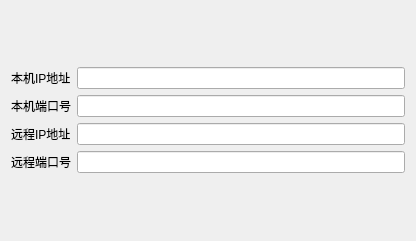
<?xml version="1.0" encoding="UTF-8"?>
<ui version="4.0">
 <class>QCommCfgTcpClientDlg</class>
 <widget class="QDialog" name="QCommCfgTcpClientDlg">
  <property name="geometry">
   <rect>
    <x>0</x>
    <y>0</y>
    <width>416</width>
    <height>241</height>
   </rect>
  </property>
  <property name="windowTitle">
   <string>Dialog</string>
  </property>
  <layout class="QVBoxLayout" name="verticalLayout">
   <item>
    <layout class="QGridLayout" name="gridLayout">
     <item row="2" column="1">
      <widget class="QLineEdit" name="m_editRemoteIP"/>
     </item>
     <item row="2" column="0">
      <widget class="QLabel" name="label_5">
       <property name="text">
        <string>远程IP地址</string>
       </property>
      </widget>
     </item>
     <item row="0" column="0">
      <widget class="QLabel" name="label_6">
       <property name="text">
        <string>本机IP地址</string>
       </property>
      </widget>
     </item>
     <item row="0" column="1">
      <widget class="QLineEdit" name="m_editLocalIP"/>
     </item>
     <item row="1" column="1">
      <widget class="QLineEdit" name="m_editLocalPort"/>
     </item>
     <item row="1" column="0">
      <widget class="QLabel" name="label_4">
       <property name="text">
        <string>本机端口号</string>
       </property>
      </widget>
     </item>
     <item row="3" column="0">
      <widget class="QLabel" name="label_7">
       <property name="text">
        <string>远程端口号</string>
       </property>
      </widget>
     </item>
     <item row="3" column="1">
      <widget class="QLineEdit" name="m_editRemotePort"/>
     </item>
    </layout>
   </item>
  </layout>
 </widget>
 <resources/>
 <connections/>
</ui>
